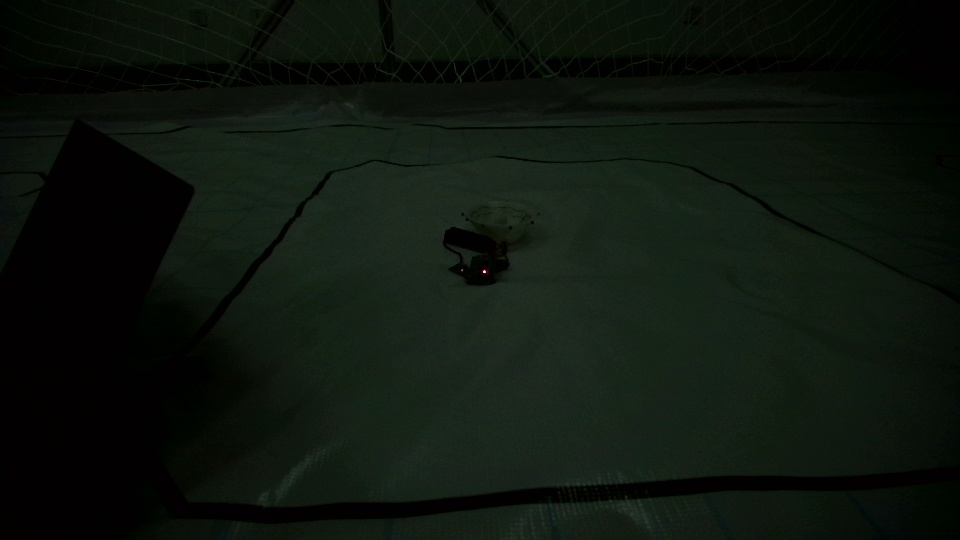
#> input picture 空地code/Car-main/Images/debug_Origin.jpg, 960 x 540 px
$ python -i test_2.py   (imports and definitions only)
#> lines starting #> are read from the running program, lines starting #| are printed output that depends on the picture; after the words box and inside, x2 and y2 are one past the last pixel; in counts of white or black regions, pixels touching at a corner belong together
#> in correct_reflectance_then_clahe, img_bgr is the input picture: shape (540, 960, 3); mean B, G, R 14, 21.3, 13.8
import cv2
import numpy as np
from pathlib import Path

# --- Helper Function: Get Overexposed Mask ---


def get_overexposed_mask(img_bgr, high_thresh=225):
    """
    Identifies overexposed (very bright) areas in an image.

    Args:
        img_bgr (numpy.ndarray): Input image (BGR format).
        high_thresh (int): Gray level threshold (0-255). Pixels above this value are
                           considered overexposed.

    Returns:
        numpy.ndarray: Boolean mask where True indicates an overexposed area.
    """
#> called with high_thresh = 225
    if img_bgr is None:
        return None

    gray = cv2.cvtColor(img_bgr, cv2.COLOR_BGR2GRAY)
    overexposed_mask = (gray > high_thresh)
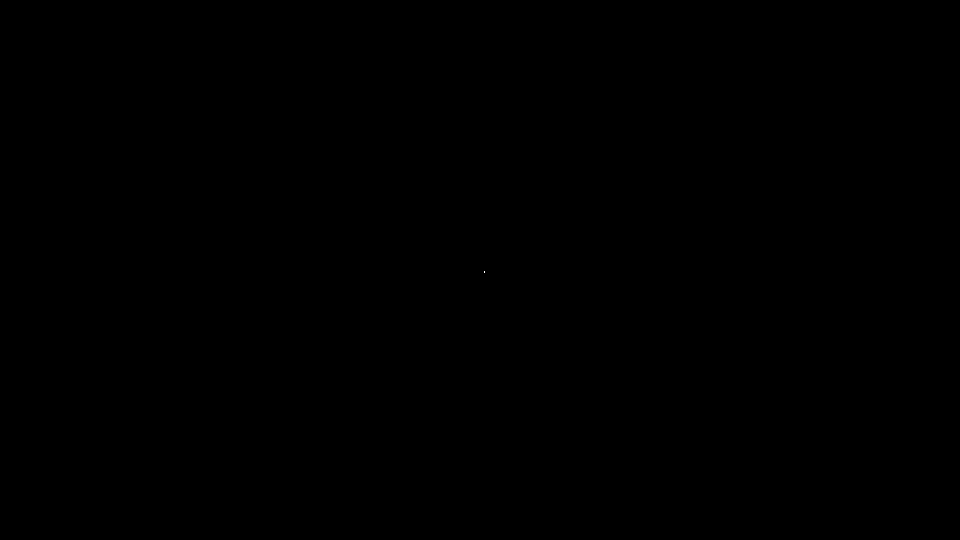
#> overexposed_mask: shape (540, 960) bool; 0% white in thin lines or dots, all inside (x1, y1, x2, y2) = (484, 271, 485, 273)
#> in correct_reflectance_then_clahe, `lab_reflectance_corrected = cv2.cvtColor( reflectance_corrected_img, c..`: lab_reflectance_corrected: shape (540, 960, 3); mean of channels 0, 1, 2 17.7, 123.3, 131.3
#> in correct_reflectance_then_clahe, `l_channel_corrected[overexposed_mask] *= brightness_reduce_factor`: l_channel_corrected: shape (540, 960) float32; min 0, max 217, mean 17.7
#> in correct_reflectance_then_clahe, `lab_reflectance_corrected[:, :, 0] = l_channel_corrected`: lab_reflectance_corrected: shape (540, 960, 3); mean of channels 0, 1, 2 17.7, 123.3, 131.3
    return overexposed_mask

# --- Helper Function: Apply CLAHE to Color Image ---


def apply_clahe_color(img_bgr, clip_limit=2.0, tile_grid_size=(8, 8)):
    """
    Applies CLAHE to a color image in the Lab color space (L channel).
    """
#> called with clip_limit = 2.5, tile_grid_size = (8, 8)
    if img_bgr is None:
        return None

    lab = cv2.cvtColor(img_bgr, cv2.COLOR_BGR2LAB)
#> lab: shape (540, 960, 3); mean of channels 0, 1, 2 17.6, 123.3, 131.3
    l_channel = lab[:, :, 0]
    a_channel = lab[:, :, 1]
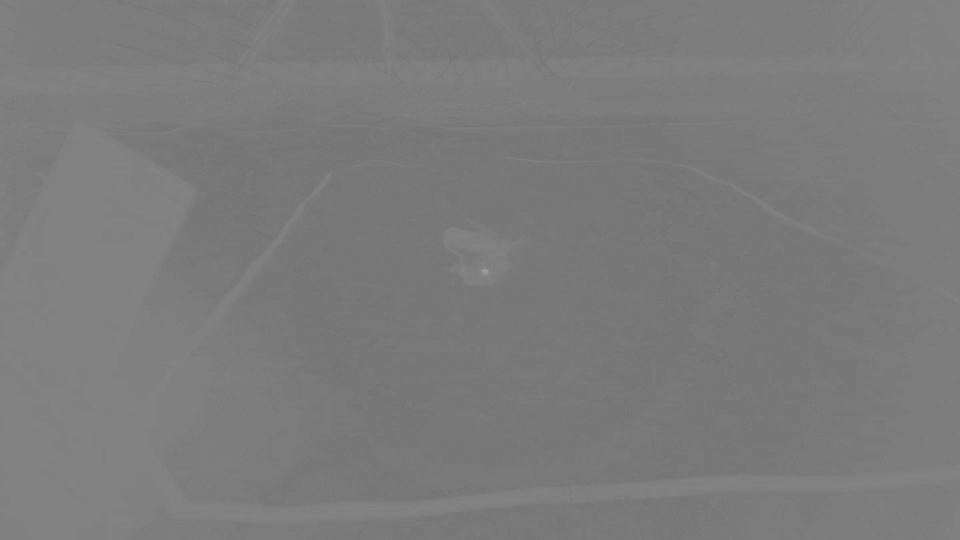
#> a_channel: shape (540, 960); min 115, max 159, mean 123.3
    b_channel = lab[:, :, 2]

    clahe = cv2.createCLAHE(clipLimit=clip_limit, tileGridSize=tile_grid_size)
    enhanced_l_channel = clahe.apply(l_channel)
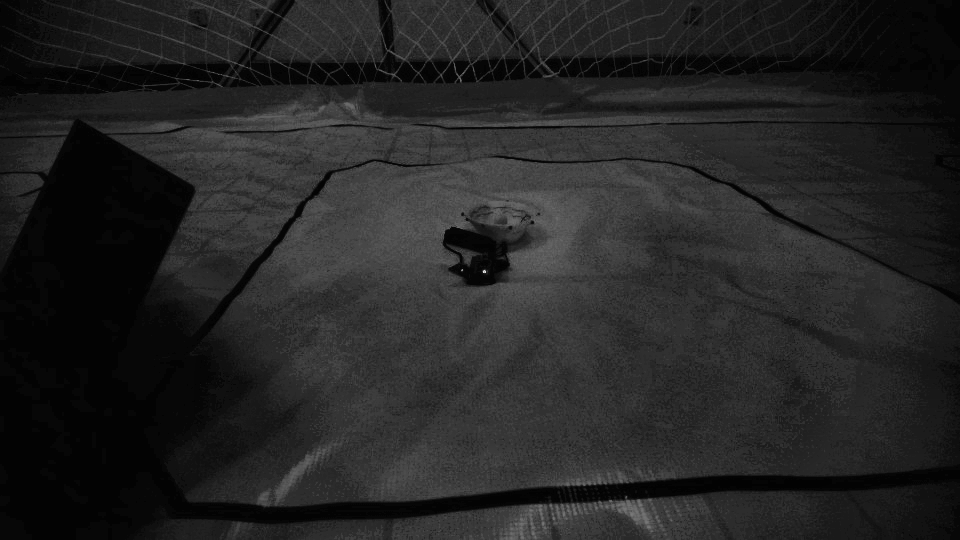
#> enhanced_l_channel: shape (540, 960); min 1, max 226, mean 36.3

    merged_lab = cv2.merge([enhanced_l_channel, a_channel, b_channel])
#> merged_lab: shape (540, 960, 3); mean of channels 0, 1, 2 36.3, 123.3, 131.3
    enhanced_color_img = cv2.cvtColor(merged_lab, cv2.COLOR_LAB2BGR)

    return enhanced_color_img

# --- Main Processing Function: Correct Reflectance then CLAHE ---


def correct_reflectance_then_clahe(
    image_path,
    output_path=None,
    # Threshold for detecting overexposure (on original image)
    overexposure_thresh=225,
    # Factor to reduce brightness in overexposed areas (<1.0)
    brightness_reduce_factor=0.7,
    clahe_clip_limit=2.5,             # CLAHE contrast limit
    clahe_tile_grid_size=(8, 8),      # CLAHE tile grid size
    # Color for visualizing corrected areas (B,G,R)
    highlight_color=(0, 0, 255),
    transparency=0.6                  # Transparency for visualization mask
):
    """
    Processes an image by first correcting overexposed/reflectance areas,
    and then applying CLAHE.

    Args:
        image_path (str): Full path to the input image.
        output_path (str, optional): Path to save the final processed image.
        overexposure_thresh (int): Gray level threshold for overexposure detection.
        brightness_reduce_factor (float): Factor to reduce brightness in overexposed regions.
        clahe_clip_limit (float): CLAHE contrast limit.
        clahe_tile_grid_size (tuple): CLAHE tile grid size.
        highlight_color (tuple): Color for the visualization mask.
        transparency (float): Transparency of the visualization mask.

    Returns:
        tuple: (original_img, reflectance_corrected_img, final_clahe_img, highlighted_final_img)
               Returns None, None, None, None if processing fails.
    """
    try:
        # 1. Read the original image (robust to non-ASCII paths)
        if not Path(image_path).exists():
            print(
                f"Warning: Image path '{image_path}' does not exist. Attempting np.fromfile.")
            img_data = np.fromfile(str(image_path), dtype=np.uint8)
            img_bgr = cv2.imdecode(img_data, cv2.IMREAD_COLOR)
        else:
            img_bgr = cv2.imread(image_path, cv2.IMREAD_COLOR)

        if img_bgr is None:
            print(
                f"Error: Could not read image '{image_path}'. Check path and file integrity.")
            return None, None, None, None

        original_img = img_bgr.copy()

        # --- Step 1: Identify and Correct Reflectance (Overexposed) Areas ---
        # Get the mask of overexposed areas on the ORIGINAL image
        overexposed_mask = get_overexposed_mask(
            original_img, overexposure_thresh)
        if overexposed_mask is None:
            print(f"Failed to get overexposed mask for '{image_path}'.")
            return None, None, None, None

        # Start with a copy of the original for correction
        reflectance_corrected_img = original_img.copy()

        # Convert to Lab to adjust brightness
        lab_reflectance_corrected = cv2.cvtColor(
            reflectance_corrected_img, cv2.COLOR_BGR2LAB)
        l_channel_corrected = lab_reflectance_corrected[:, :, 0].astype(
            np.float32)

        # Apply brightness reduction only to overexposed areas
        l_channel_corrected[overexposed_mask] *= brightness_reduce_factor
        l_channel_corrected = np.clip(l_channel_corrected, 0, 255).astype(
            np.uint8)  # Ensure values are in range

        lab_reflectance_corrected[:, :, 0] = l_channel_corrected
        reflectance_corrected_img = cv2.cvtColor(
            lab_reflectance_corrected, cv2.COLOR_LAB2BGR)

        # --- Step 2: Apply CLAHE to the reflectance-corrected image ---
        final_clahe_img = apply_clahe_color(
            reflectance_corrected_img,
            clahe_clip_limit,
            clahe_tile_grid_size
        )
        if final_clahe_img is None:
            print(f"CLAHE processing failed for '{image_path}'.")
            return None, None, None, None

        # --- Visualization of the corrected areas ---
        # Create a colored overlay based on the overexposed_mask (from original image)
        color_overlay = np.zeros_like(final_clahe_img, dtype=np.uint8)
        # Use the mask detected on original image
        color_overlay[overexposed_mask] = highlight_color

        # Blend the overlay onto the final CLAHE image
        highlighted_final_img = cv2.addWeighted(
            final_clahe_img, 1 - transparency, color_overlay, transparency, 0
        )

        # Save the final CLAHE image (without visualization overlay)
        if output_path:
            if Path(output_path).is_dir():
                file_name = Path(image_path).name
                final_output_path = Path(
                    output_path) / f"refl_clahe_{file_name}"
            else:
                final_output_path = Path(output_path)

            final_output_path.parent.mkdir(parents=True, exist_ok=True)
            cv2.imwrite(str(final_output_path), final_clahe_img)
            print(
                f"Image '{Path(image_path).name}' processed and saved to: {final_output_path}")

        return original_img, reflectance_corrected_img, final_clahe_img, highlighted_final_img

    except Exception as e:
        print(f"Error processing image '{image_path}': {e}")
        return None, None, None, None

# --- Batch Processing Function ---


# [76 lines left out: functions batch_process_reflectance_then_clahe, display_image_with_scaling, not called in this run]


# --- Usage Example ---
# [72 lines not run here, left out]

>>> result = correct_reflectance_then_clahe('../../Car-main/Images/debug_Origin.jpg')
